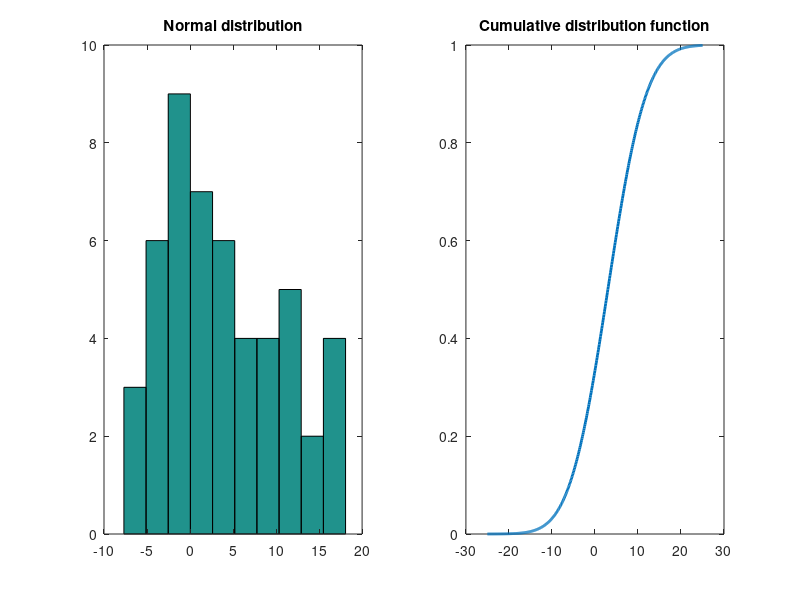

Here is the MATLAB script that generated this plot:
mu = 3
sigma = 7
n = normrnd(3, 7, 50, 1)
subplot(1, 2, 1)
hist(n)
title('Normal distribution')
pd = makedist('Normal','mu',mu,'sigma',sigma);
x = -25:.1:25
cdfn = cdf(pd, x)
subplot(1, 2, 2)
plot(x, cdfn, 'LineWidth', 2)
title('Cumulative distribution function')